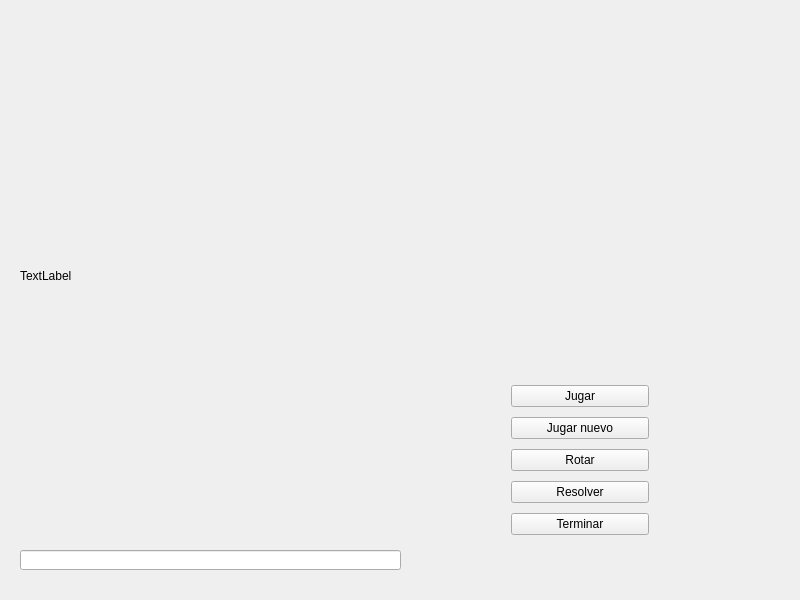
<?xml version="1.0" encoding="UTF-8"?>
<ui version="4.0">
 <class>Widget</class>
 <widget class="QWidget" name="Widget">
  <property name="geometry">
   <rect>
    <x>0</x>
    <y>0</y>
    <width>800</width>
    <height>600</height>
   </rect>
  </property>
  <property name="windowTitle">
   <string>Widget</string>
  </property>
  <widget class="QWidget" name="gridLayoutWidget">
   <property name="geometry">
    <rect>
     <x>420</x>
     <y>20</y>
     <width>341</width>
     <height>311</height>
    </rect>
   </property>
   <layout class="QGridLayout" name="gridLayout"/>
  </widget>
  <widget class="QWidget" name="verticalLayoutWidget">
   <property name="geometry">
    <rect>
     <x>500</x>
     <y>370</y>
     <width>160</width>
     <height>181</height>
    </rect>
   </property>
   <layout class="QVBoxLayout" name="verticalLayout">
    <item>
     <widget class="QPushButton" name="pushButton">
      <property name="text">
       <string>Jugar</string>
      </property>
     </widget>
    </item>
    <item>
     <widget class="QPushButton" name="pushButton_2">
      <property name="text">
       <string>Jugar nuevo</string>
      </property>
     </widget>
    </item>
    <item>
     <widget class="QPushButton" name="pushButton_3">
      <property name="text">
       <string>Rotar</string>
      </property>
     </widget>
    </item>
    <item>
     <widget class="QPushButton" name="pushButton_4">
      <property name="text">
       <string>Resolver</string>
      </property>
     </widget>
    </item>
    <item>
     <widget class="QPushButton" name="pushButton_5">
      <property name="text">
       <string>Terminar</string>
      </property>
     </widget>
    </item>
   </layout>
  </widget>
  <widget class="QLineEdit" name="lineEdit">
   <property name="geometry">
    <rect>
     <x>20</x>
     <y>550</y>
     <width>381</width>
     <height>20</height>
    </rect>
   </property>
  </widget>
  <widget class="QLabel" name="label">
   <property name="geometry">
    <rect>
     <x>20</x>
     <y>10</y>
     <width>381</width>
     <height>531</height>
    </rect>
   </property>
   <property name="text">
    <string>TextLabel</string>
   </property>
  </widget>
 </widget>
 <layoutdefault spacing="6" margin="11"/>
 <resources/>
 <connections/>
</ui>
